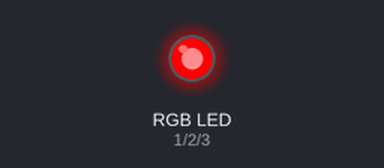
The sketch below on a simulated Arduino Uno, built with avr-gcc and run on an emulated ATmega328P. On the bench: an RGB LED mixed from three pins (HIGH = lit).

Above: at 0.2 s.
At 1.2 s:
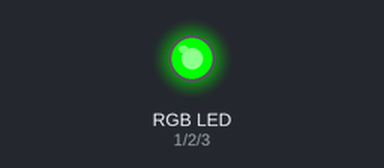
At 2.2 s:
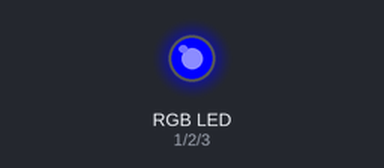
At 5.7 s:
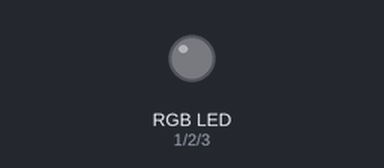
Timing chart, 0 to 6.9 s (numbered marks = the images above):
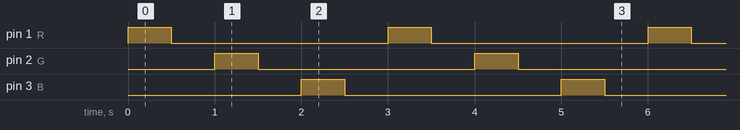

Measured:
- by itself, pin 1 (R), pin 2 (G), pin 3 (B): alternates HIGH for 0.50 s and LOW for 2.5 s
- by itself, everything shown: repeats every 3.0 s, in 6 steps

The sketch:

RGBdiod.ino
```cpp
#define R 1
#define G 2
#define B 3

void setup() {
	pinMode(R, OUTPUT);
	pinMode(G, OUTPUT);
	pinMode(B, OUTPUT);
}

void loop() {
	digitalWrite(R,HIGH);
	delay(500);
	digitalWrite(R,LOW);
	delay(500);
	digitalWrite(G, HIGH);
	delay(500);
	digitalWrite(G,LOW);
	delay(500);
	digitalWrite(B, HIGH);
	delay(500);
	digitalWrite(B,LOW);
	delay(500);
}
```
